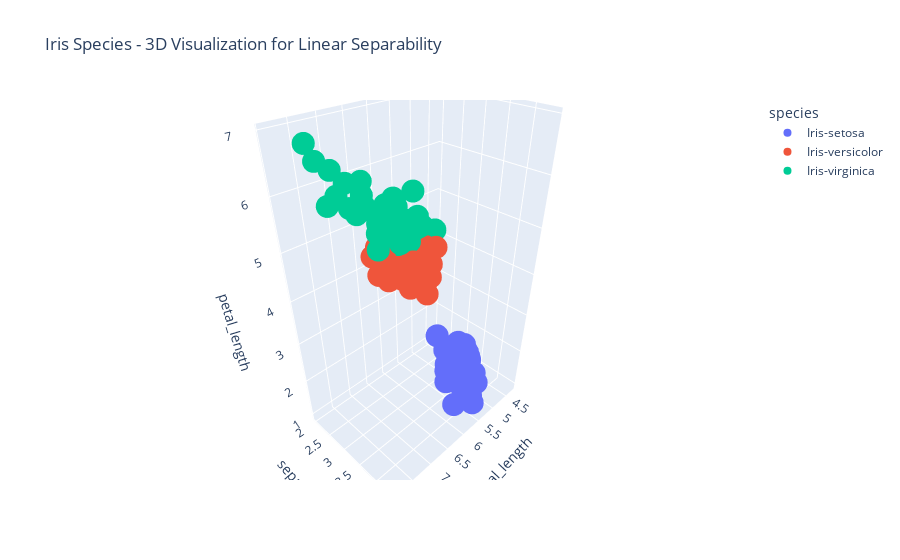

The code cell stored with this chart in its notebook:
### Code cell
fig = px.scatter_3d(df, 
                    x='sepal_length', 
                    y='sepal_width', 
                    z='petal_length',
                    color='species',
                    title='Iris Species - 3D Visualization for Linear Separability')

fig.show()

### Figure 1 — Plotly figure (JSON) as saved in the notebook; plotly's stock layout.template omitted (floating-point values rounded to 4 significant figures)
{"data": [{"hovertemplate": "species=Iris-setosa<br>sepal_length=%{x}<br>sepal_width=%{y}<br>petal_length=%{z}<extra></extra>", "legendgroup": "Iris-setosa", "marker": {"color": "#636efa", "symbol": "circle"}, "mode": "markers", "name": "Iris-setosa", "scene": "scene", "showlegend": true, "type": "scatter3d", "x": [5.1, 4.9, 4.7, 4.6, 5.0, 5.4, 4.6, 5.0, 4.4, 4.9, 5.4, 4.8, 4.8, 4.3, 5.8, 5.7, 5.4, 5.1, 5.7, 5.1, 5.4, 5.1, 4.6, 5.1, 4.8, 5.0, 5.0, 5.2, 5.2, 4.7, 4.8, 5.4, 5.2, 5.5, 4.9, 5.0, 5.5, 4.9, 4.4, 5.1, 5.0, 4.5, 4.4, 5.0, 5.1, 4.8, 5.1, 4.6, 5.3, 5.0], "y": [3.5, 3.0, 3.2, 3.1, 3.6, 3.9, 3.4, 3.4, 2.9, 3.1, 3.7, 3.4, 3.0, 3.0, 4.0, 4.4, 3.9, 3.5, 3.8, 3.8, 3.4, 3.7, 3.6, 3.3, 3.4, 3.0, 3.4, 3.5, 3.4, 3.2, 3.1, 3.4, 4.1, 4.2, 3.1, 3.2, 3.5, 3.1, 3.0, 3.4, 3.5, 2.3, 3.2, 3.5, 3.8, 3.0, 3.8, 3.2, 3.7, 3.3], "z": [1.4, 1.4, 1.3, 1.5, 1.4, 1.7, 1.4, 1.5, 1.4, 1.5, 1.5, 1.6, 1.4, 1.1, 1.2, 1.5, 1.3, 1.4, 1.7, 1.5, 1.7, 1.5, 1.0, 1.7, 1.9, 1.6, 1.6, 1.5, 1.4, 1.6, 1.6, 1.5, 1.5, 1.4, 1.5, 1.2, 1.3, 1.5, 1.3, 1.5, 1.3, 1.3, 1.3, 1.6, 1.9, 1.4, 1.6, 1.4, 1.5, 1.4]}, {"hovertemplate": "species=Iris-versicolor<br>sepal_length=%{x}<br>sepal_width=%{y}<br>petal_length=%{z}<extra></extra>", "legendgroup": "Iris-versicolor", "marker": {"color": "#EF553B", "symbol": "circle"}, "mode": "markers", "name": "Iris-versicolor", "scene": "scene", "showlegend": true, "type": "scatter3d", "x": [7.0, 6.4, 6.9, 5.5, 6.5, 5.7, 6.3, 4.9, 6.6, 5.2, 5.0, 5.9, 6.0, 6.1, 5.6, 6.7, 5.6, 5.8, 6.2, 5.6, 5.9, 6.1, 6.3, 6.1, 6.4, 6.6, 6.8, 6.7, 6.0, 5.7, 5.5, 5.5, 5.8, 6.0, 5.4, 6.0, 6.7, 6.3, 5.6, 5.5, 5.5, 6.1, 5.8, 5.0, 5.6, 5.7, 5.7, 6.2, 5.1, 5.7], "y": [3.2, 3.2, 3.1, 2.3, 2.8, 2.8, 3.3, 2.4, 2.9, 2.7, 2.0, 3.0, 2.2, 2.9, 2.9, 3.1, 3.0, 2.7, 2.2, 2.5, 3.2, 2.8, 2.5, 2.8, 2.9, 3.0, 2.8, 3.0, 2.9, 2.6, 2.4, 2.4, 2.7, 2.7, 3.0, 3.4, 3.1, 2.3, 3.0, 2.5, 2.6, 3.0, 2.6, 2.3, 2.7, 3.0, 2.9, 2.9, 2.5, 2.8], "z": [4.7, 4.5, 4.9, 4.0, 4.6, 4.5, 4.7, 3.3, 4.6, 3.9, 3.5, 4.2, 4.0, 4.7, 3.6, 4.4, 4.5, 4.1, 4.5, 3.9, 4.8, 4.0, 4.9, 4.7, 4.3, 4.4, 4.8, 5.0, 4.5, 3.5, 3.8, 3.7, 3.9, 5.1, 4.5, 4.5, 4.7, 4.4, 4.1, 4.0, 4.4, 4.6, 4.0, 3.3, 4.2, 4.2, 4.2, 4.3, 3.0, 4.1]}, {"hovertemplate": "species=Iris-virginica<br>sepal_length=%{x}<br>sepal_width=%{y}<br>petal_length=%{z}<extra></extra>", "legendgroup": "Iris-virginica", "marker": {"color": "#00cc96", "symbol": "circle"}, "mode": "markers", "name": "Iris-virginica", "scene": "scene", "showlegend": true, "type": "scatter3d", "x": [6.3, 5.8, 7.1, 6.3, 6.5, 7.6, 4.9, 7.3, 6.7, 7.2, 6.5, 6.4, 6.8, 5.7, 5.8, 6.4, 6.5, 7.7, 7.7, 6.0, 6.9, 5.6, 7.7, 6.3, 6.7, 7.2, 6.2, 6.1, 6.4, 7.2, 7.4, 7.9, 6.4, 6.3, 6.1, 7.7, 6.3, 6.4, 6.0, 6.9, 6.7, 6.9, 5.8, 6.8, 6.7, 6.7, 6.3, 6.5, 6.2, 5.9], "y": [3.3, 2.7, 3.0, 2.9, 3.0, 3.0, 2.5, 2.9, 2.5, 3.6, 3.2, 2.7, 3.0, 2.5, 2.8, 3.2, 3.0, 3.8, 2.6, 2.2, 3.2, 2.8, 2.8, 2.7, 3.3, 3.2, 2.8, 3.0, 2.8, 3.0, 2.8, 3.8, 2.8, 2.8, 2.6, 3.0, 3.4, 3.1, 3.0, 3.1, 3.1, 3.1, 2.7, 3.2, 3.3, 3.0, 2.5, 3.0, 3.4, 3.0], "z": [6.0, 5.1, 5.9, 5.6, 5.8, 6.6, 4.5, 6.3, 5.8, 6.1, 5.1, 5.3, 5.5, 5.0, 5.1, 5.3, 5.5, 6.7, 6.9, 5.0, 5.7, 4.9, 6.7, 4.9, 5.7, 6.0, 4.8, 4.9, 5.6, 5.8, 6.1, 6.4, 5.6, 5.1, 5.6, 6.1, 5.6, 5.5, 4.8, 5.4, 5.6, 5.1, 5.1, 5.9, 5.7, 5.2, 5.0, 5.2, 5.4, 5.1]}], "layout": {"legend": {"title": {"text": "species"}, "tracegroupgap": 0}, "scene": {"domain": {"x": [0, 1], "y": [0, 1]}, "xaxis": {"title": {"text": "sepal_length"}}, "yaxis": {"title": {"text": "sepal_width"}}, "zaxis": {"title": {"text": "petal_length"}}}, "title": {"text": "Iris Species - 3D Visualization for Linear Separability"}}}
